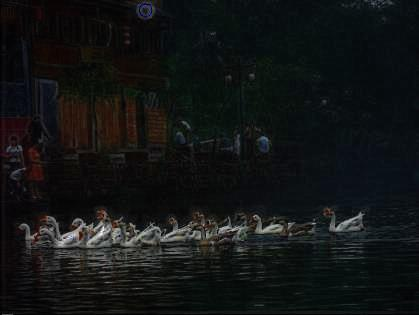
#> input picture 基于暗通道的去雾算法/clear_pic/1.jpg, 419 x 315 px, given as the content of the folder C:/Users/sunqiang/PycharmProjects/darkimg_quwu/de_pic, which was not available
$ python dark_img.py
#> lines starting #> are read from the running program, lines starting #| are printed output that depends on the picture; pictures that were not available may be replaced by others from this repository, and a replacement may not be noted
from PIL import Image
import numpy as np
import matplotlib.pyplot as plt
from skimage.morphology import disk
import skimage.filters.rank as sfr
import os


# 实现最小值滤波
def min_box(image, kernel_size=15):
    # 半径为15的最小值滤波器
    min_image = sfr.minimum(image, disk(kernel_size))
    return min_image


# 第一步，获取暗通道----获取三个颜色通道的最小值
def calculate_dark(image):
    """
    get dark channel
    Args:
        image: numpy type image
    Returns:
        dark channel
    """
    dark = np.minimum(np.minimum(image[:, :, 0], image[:, :, 1]), image[:, :, 2]).astype(np.float32)
    # 如果kernel_size过小会得到过亮的darkimg，得到的A值过大
    #从经验来看，使用更小的kernel能够得到更好的的效果
    dark = min_box(dark, kernel_size=3)
    return dark / 255


# 估计大气光值
def estimation_A(image, dark):
    '''
    1.从暗通道中选取亮度前0.1%的像素
    2.根据1中像素的位置对应找到有雾图像中的像素作为大气光的估计值
    :param image:
    :param dark:
    :return:
    '''
    # calculate the number of pixels of the top 0.1%
    top_pixels_num = int(image.shape[0] * image.shape[1] * 0.001)
    # reshape image and dark into shape (-1, 3) and (-1)
    # copy the data, in case of it changed
    image_copy = image.copy()
    dark_copy = dark.copy()
    image_copy = image_copy.reshape(-1, 3)
    dark_copy = dark_copy.reshape(-1)
    index_of_sort = dark_copy.argsort()[::-1]
    index_of_sort = index_of_sort[0:top_pixels_num]

    A = image_copy[index_of_sort]
    A = np.mean(A, axis=0)#压缩行，对各列求均值得到（3，）
    return A.mean()#得到最终值

#透光率T(X)--矩阵，它依赖于暗通道和大气光值的推导
def estimation_transmission(dark,A,w=0.95):
    """
        get transmission by t(x) = 1 - w*dark/A
        Args:
            dark:  dark channel
            A: air light, scalar
            w: control the dense of haze

        Returns:
            transmission
    """
    transmission = 1-w*dark/A
    transmission = np.maximum(transmission,0.1)
    return transmission

#根据大气散射模型去雾
def de_haze(image,A,trans):
    trans = np.array([trans, trans, trans]).transpose(1, 2, 0)
    clear = (image - A) / trans + A
    return clear


def operate_and_show(image_path):
    name = os.path.split(image_path)[1]
    image = np.array(Image.open(image_path))[:, :, :] / 255
    dark = calculate_dark(image)
#> in calculate_dark, `dark = np.minimum(np.minimum(image[:, :, 0], image[:, :, 1]), image[:,..`:
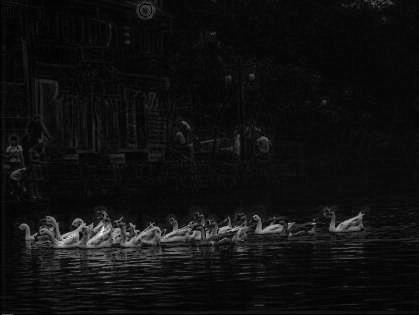
#> dark: shape (315, 419) float32; min 0, max 0.992, mean 0.0635
#> in min_box, `min_image = sfr.minimum(image, disk(kernel_size))`:
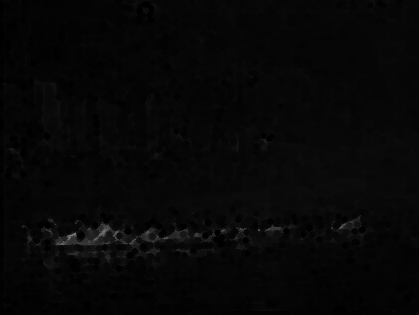
#> min_image: shape (315, 419); min 0, max 130, mean 6.8
    A = estimation_A(image, dark)
#> in estimation_A, `index_of_sort = index_of_sort[0:top_pixels_num]`: index_of_sort = 131 values, max 102299 at index 67, min 94200 at index 59, mean 98413.7
#> in estimation_A, `A = image_copy[index_of_sort]`: A = 131 rows, first 8: [0.82, 0.804, 0.808], [0.71, 0.678, 0.667], [0.655, 0.671, 0.714], [0.733, 0.745, 0.773], [0.596, 0.608, 0.643], [0.659, 0.682, 0.737], [0.686, 0.71, 0.773], [0.706, 0.729, 0.784]
#> in estimation_A, `A = np.mean(A, axis=0)#压缩行，对各列求均值得到（3，）`: A = [0.615, 0.622, 0.626]
#> A = 0.621
    trans = estimation_transmission(dark, A, w=0.95)
#> in estimation_transmission, `transmission = 1-w*dark/A`:
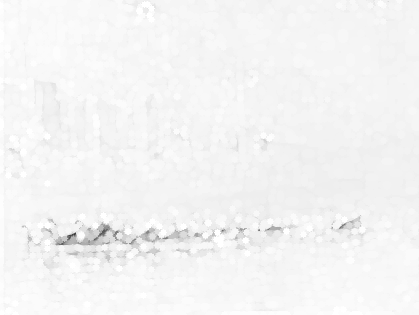
#> transmission: shape (315, 419) float64; min 0.22, max 1, mean 0.959
    clear = de_haze(image=image, A=A, trans=trans)
#> in de_haze, `clear = (image - A) / trans + A`:
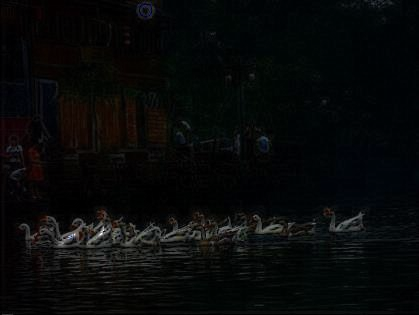
#> clear: shape (315, 419, 3) float64; mean R, G, B 0.0504, 0.0589, 0.0591; drawn with min black and max white
    min = np.min(clear)
#> min = 0
    max = np.max(clear)
#> max = 1.56
    clear = (clear-min)/(max-min)
    plt.imsave(r'./clear_pic/'+name,clear)
    # real_clear = np.array(Image.open('clear.jpg'))[:, :, :] / 255

    # 展示一番

    plt.figure()
    plt.subplot(2, 2, 1)
    plt.imshow(image)
    plt.title("Haze")

    plt.subplot(2, 2, 2)
    plt.imshow(dark, cmap="gray")
    plt.title("Dark Channel")

    plt.subplot(2, 2, 3)
    plt.imshow(trans, cmap="gray")
    plt.title("Transmission Map")

    plt.subplot(2, 2, 4)
    plt.imshow(clear)
    plt.title("Predict Image")


    plt.show()
if __name__ == '__main__':
    plt.rcParams['font.sans-serif'] = ['SimHei']
    plt.rcParams['axes.unicode_minus'] = False
    image_folder = r'C:\Users\sunqiang\PycharmProjects\darkimg_quwu\de_pic'
    imgs = os.listdir(image_folder)
    for img in imgs:
        operate_and_show(image_folder+os.sep+img)

    # [76 lines of commented-out code are left out]
